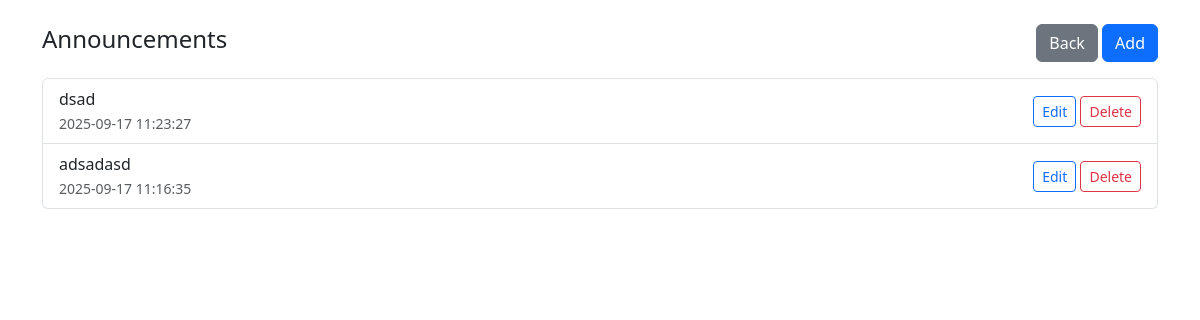
Page /announcements/index.php (signed in) on the committed database.
### tables this page shows
CREATE TABLE `announcements` (
  `id` int(11) NOT NULL,
  `title` varchar(255) NOT NULL DEFAULT '',
  `image` varchar(255) DEFAULT NULL,
  `content` text NOT NULL,
  `date_posted` datetime NOT NULL DEFAULT current_timestamp(),
  `date_created` datetime NOT NULL DEFAULT current_timestamp()
);

### inc/auth.php (called while the page is built, shortened)
<?php
require_once __DIR__ . '/config.php';
function current_user(): ?array {
    return $_SESSION['user'] ?? null;
}

### inc/config.php (called while the page is built, shortened)
<?php
function e(string $s): string { return htmlspecialchars($s, ENT_QUOTES, 'UTF-8'); }

### announcements/index.php (the view, shortened to what this page needs)
<?php
require_once __DIR__ . '/../inc/config.php';
require_once __DIR__ . '/../inc/auth.php';
$pdo = get_pdo();
$rows = $pdo->query('SELECT id, content, date_posted FROM announcements ORDER BY id DESC')->fetchAll();
?>
<!doctype html>
<html lang="en">
<head>
  <link rel="stylesheet" href="https://cdn.jsdelivr.net/npm/bootstrap@5.3.3/dist/css/bootstrap.min.css">
</head>
<body>
  <div class="container py-4">
    <div class="d-flex justify-content-between align-items-center mb-3">
      <h1 class="h4">Announcements</h1>
      <div>
        <a class="btn btn-secondary" href="/scratch/index.php">Back</a>
        <?php if ((current_user()['type'] ?? 3) === 1): ?>
          <a class="btn btn-primary" href="/scratch/announcements/new.php">Add</a>
        <?php endif; ?>
      </div>
    </div>
    <div class="list-group">
      <?php foreach ($rows as $r): ?>
        <div class="list-group-item">
          <div class="d-flex justify-content-between align-items-center">
            <div>
              <div><?php echo nl2br(e($r['content'])); ?></div>
              <small class="text-muted"><?php echo e($r['date_posted']); ?></small>
            </div>
            <?php if ((current_user()['type'] ?? 3) === 1): ?>
              <div class="ms-3">
                <a class="btn btn-sm btn-outline-primary" href="/scratch/announcements/edit.php?id=<?php echo (int)$r['id']; ?>">Edit</a>
                <a class="btn btn-sm btn-outline-danger" href="/scratch/announcements/delete.php?id=<?php echo (int)$r['id']; ?>" onclick="return confirm('Delete this announcement?')">Delete</a>
              </div>
            <?php endif; ?>
          </div>
        </div>
      <?php endforeach; ?>
    </div>
  </div>
</body>
</html>

### rows in the picture
announcements: content "dsad", date_posted "2025-09-17 11:23:27"
announcements: content "adsadasd", date_posted "2025-09-17 11:16:35"
